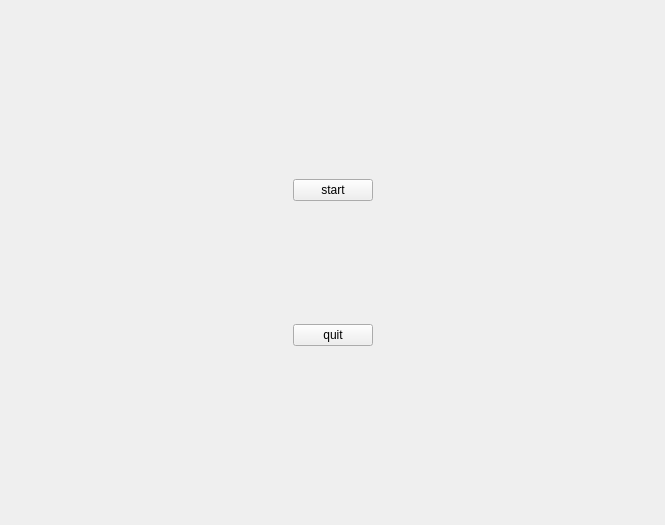
<?xml version="1.0" encoding="UTF-8"?>
<ui version="4.0">
 <class>maintitelwidget</class>
 <widget class="QWidget" name="maintitelwidget">
  <property name="geometry">
   <rect>
    <x>0</x>
    <y>0</y>
    <width>665</width>
    <height>525</height>
   </rect>
  </property>
  <property name="windowTitle">
   <string>Form</string>
  </property>
  <layout class="QGridLayout" name="gridLayout">
   <item row="0" column="1">
    <spacer name="verticalSpacer">
     <property name="orientation">
      <enum>Qt::Vertical</enum>
     </property>
     <property name="sizeHint" stdset="0">
      <size>
       <width>20</width>
       <height>162</height>
      </size>
     </property>
    </spacer>
   </item>
   <item row="1" column="0">
    <spacer name="horizontalSpacer">
     <property name="orientation">
      <enum>Qt::Horizontal</enum>
     </property>
     <property name="sizeHint" stdset="0">
      <size>
       <width>274</width>
       <height>20</height>
      </size>
     </property>
    </spacer>
   </item>
   <item row="1" column="1">
    <layout class="QVBoxLayout" name="verticalLayout">
     <item>
      <widget class="QPushButton" name="startbutten">
       <property name="text">
        <string>start</string>
       </property>
      </widget>
     </item>
     <item>
      <spacer name="verticalSpacer_3">
       <property name="orientation">
        <enum>Qt::Vertical</enum>
       </property>
       <property name="sizeHint" stdset="0">
        <size>
         <width>20</width>
         <height>30</height>
        </size>
       </property>
      </spacer>
     </item>
     <item>
      <widget class="QPushButton" name="quitbutten">
       <property name="text">
        <string>quit</string>
       </property>
      </widget>
     </item>
    </layout>
   </item>
   <item row="1" column="2">
    <spacer name="horizontalSpacer_2">
     <property name="orientation">
      <enum>Qt::Horizontal</enum>
     </property>
     <property name="sizeHint" stdset="0">
      <size>
       <width>273</width>
       <height>20</height>
      </size>
     </property>
    </spacer>
   </item>
   <item row="2" column="1">
    <spacer name="verticalSpacer_2">
     <property name="orientation">
      <enum>Qt::Vertical</enum>
     </property>
     <property name="sizeHint" stdset="0">
      <size>
       <width>20</width>
       <height>162</height>
      </size>
     </property>
    </spacer>
   </item>
  </layout>
 </widget>
 <resources/>
 <connections>
  <connection>
   <sender>quitbutten</sender>
   <signal>released()</signal>
   <receiver>maintitelwidget</receiver>
   <slot>close()</slot>
   <hints>
    <hint type="sourcelabel">
     <x>332</x>
     <y>331</y>
    </hint>
    <hint type="destinationlabel">
     <x>332</x>
     <y>262</y>
    </hint>
   </hints>
  </connection>
 </connections>
</ui>
